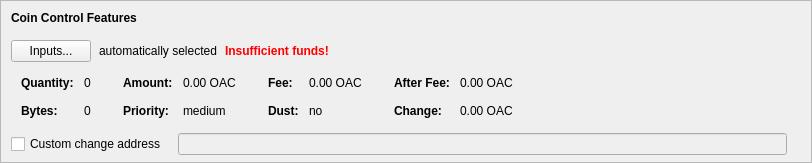
    <widget class="QFrame" name="frameCoinControl">
     <property name="sizePolicy">
      <sizepolicy hsizetype="Expanding" vsizetype="Expanding">
       <horstretch>0</horstretch>
       <verstretch>0</verstretch>
      </sizepolicy>
     </property>
     <property name="maximumSize">
      <size>
       <width>16777215</width>
       <height>16777215</height>
      </size>
     </property>
     <property name="frameShape">
      <enum>QFrame::StyledPanel</enum>
     </property>
     <property name="frameShadow">
      <enum>QFrame::Sunken</enum>
     </property>
     <layout class="QVBoxLayout" name="verticalLayoutCoinControl2">
      <property name="spacing">
       <number>0</number>
      </property>
      <property name="leftMargin">
       <number>0</number>
      </property>
      <property name="topMargin">
       <number>0</number>
      </property>
      <property name="rightMargin">
       <number>0</number>
      </property>
      <property name="bottomMargin">
       <number>6</number>
      </property>
      <item>
       <layout class="QVBoxLayout" name="verticalLayoutCoinControl" stretch="0,0,0,0,1">
        <property name="spacing">
         <number>0</number>
        </property>
        <property name="leftMargin">
         <number>10</number>
        </property>
        <property name="topMargin">
         <number>10</number>
        </property>
        <item>
         <layout class="QHBoxLayout" name="horizontalLayoutCoinControl1">
          <property name="bottomMargin">
           <number>15</number>
          </property>
          <item>
           <widget class="QLabel" name="labelCoinControlFeatures">
            <property name="sizePolicy">
             <sizepolicy hsizetype="Preferred" vsizetype="Maximum">
              <horstretch>0</horstretch>
              <verstretch>0</verstretch>
             </sizepolicy>
            </property>
            <property name="font">
             <font>
              <weight>75</weight>
              <bold>true</bold>
             </font>
            </property>
            <property name="styleSheet">
             <string notr="true">font-weight:bold;</string>
            </property>
            <property name="text">
             <string>Coin Control Features</string>
            </property>
           </widget>
          </item>
         </layout>
        </item>
        <item>
         <layout class="QHBoxLayout" name="horizontalLayoutCoinControl2" stretch="0,0,0,0">
          <property name="spacing">
           <number>8</number>
          </property>
          <property name="bottomMargin">
           <number>10</number>
          </property>
          <item>
           <widget class="QPushButton" name="pushButtonCoinControl">
            <property name="styleSheet">
             <string notr="true"/>
            </property>
            <property name="text">
             <string>Inputs...</string>
            </property>
            <property name="autoDefault">
             <bool>false</bool>
            </property>
           </widget>
          </item>
          <item>
           <widget class="QLabel" name="labelCoinControlAutomaticallySelected">
            <property name="text">
             <string>automatically selected</string>
            </property>
            <property name="margin">
             <number>5</number>
            </property>
           </widget>
          </item>
          <item>
           <widget class="QLabel" name="labelCoinControlInsuffFunds">
            <property name="font">
             <font>
              <weight>75</weight>
              <bold>true</bold>
             </font>
            </property>
            <property name="styleSheet">
             <string notr="true">color:red;font-weight:bold;</string>
            </property>
            <property name="text">
             <string>Insufficient funds!</string>
            </property>
            <property name="margin">
             <number>5</number>
            </property>
           </widget>
          </item>
          <item>
           <spacer name="horizontalSpacerCoinControl">
            <property name="orientation">
             <enum>Qt::Horizontal</enum>
            </property>
            <property name="sizeHint" stdset="0">
             <size>
              <width>40</width>
              <height>1</height>
             </size>
            </property>
           </spacer>
          </item>
         </layout>
        </item>
        <item>
         <widget class="QWidget" name="widgetCoinControl" native="true">
          <property name="sizePolicy">
           <sizepolicy hsizetype="Preferred" vsizetype="Preferred">
            <horstretch>0</horstretch>
            <verstretch>0</verstretch>
           </sizepolicy>
          </property>
          <property name="minimumSize">
           <size>
            <width>0</width>
            <height>0</height>
           </size>
          </property>
          <property name="styleSheet">
           <string notr="true"/>
          </property>
          <layout class="QHBoxLayout" name="horizontalLayoutCoinControl5">
           <property name="leftMargin">
            <number>0</number>
           </property>
           <property name="topMargin">
            <number>0</number>
           </property>
           <property name="rightMargin">
            <number>0</number>
           </property>
           <property name="bottomMargin">
            <number>0</number>
           </property>
           <item>
            <layout class="QHBoxLayout" name="horizontalLayoutCoinControl3" stretch="0,0,0,1">
             <property name="spacing">
              <number>20</number>
             </property>
             <property name="topMargin">
              <number>0</number>
             </property>
             <property name="bottomMargin">
              <number>10</number>
             </property>
             <item>
              <layout class="QFormLayout" name="formLayoutCoinControl1">
               <property name="horizontalSpacing">
                <number>10</number>
               </property>
               <property name="verticalSpacing">
                <number>14</number>
               </property>
               <property name="leftMargin">
                <number>10</number>
               </property>
               <property name="topMargin">
                <number>4</number>
               </property>
               <property name="rightMargin">
                <number>6</number>
               </property>
               <item row="0" column="0">
                <widget class="QLabel" name="labelCoinControlQuantityText">
                 <property name="font">
                  <font>
                   <weight>75</weight>
                   <bold>true</bold>
                  </font>
                 </property>
                 <property name="text">
                  <string>Quantity:</string>
                 </property>
                 <property name="margin">
                  <number>0</number>
                 </property>
                </widget>
               </item>
               <item row="0" column="1">
                <widget class="QLabel" name="labelCoinControlQuantity">
                 <property name="cursor">
                  <cursorShape>IBeamCursor</cursorShape>
                 </property>
                 <property name="contextMenuPolicy">
                  <enum>Qt::ActionsContextMenu</enum>
                 </property>
                 <property name="text">
                  <string notr="true">0</string>
                 </property>
                 <property name="margin">
                  <number>0</number>
                 </property>
                 <property name="textInteractionFlags">
                  <set>Qt::LinksAccessibleByMouse|Qt::TextSelectableByKeyboard|Qt::TextSelectableByMouse</set>
                 </property>
                </widget>
               </item>
               <item row="1" column="0">
                <widget class="QLabel" name="labelCoinControlBytesText">
                 <property name="font">
                  <font>
                   <weight>75</weight>
                   <bold>true</bold>
                  </font>
                 </property>
                 <property name="text">
                  <string>Bytes:</string>
                 </property>
                </widget>
               </item>
               <item row="1" column="1">
                <widget class="QLabel" name="labelCoinControlBytes">
                 <property name="cursor">
                  <cursorShape>IBeamCursor</cursorShape>
                 </property>
                 <property name="contextMenuPolicy">
                  <enum>Qt::ActionsContextMenu</enum>
                 </property>
                 <property name="text">
                  <string notr="true">0</string>
                 </property>
                 <property name="textInteractionFlags">
                  <set>Qt::LinksAccessibleByMouse|Qt::TextSelectableByKeyboard|Qt::TextSelectableByMouse</set>
                 </property>
                </widget>
               </item>
              </layout>
             </item>
             <item>
              <layout class="QFormLayout" name="formLayoutCoinControl2">
               <property name="horizontalSpacing">
                <number>10</number>
               </property>
               <property name="verticalSpacing">
                <number>14</number>
               </property>
               <property name="leftMargin">
                <number>6</number>
               </property>
               <property name="topMargin">
                <number>4</number>
               </property>
               <property name="rightMargin">
                <number>6</number>
               </property>
               <item row="0" column="0">
                <widget class="QLabel" name="labelCoinControlAmountText">
                 <property name="font">
                  <font>
                   <weight>75</weight>
                   <bold>true</bold>
                  </font>
                 </property>
                 <property name="text">
                  <string>Amount:</string>
                 </property>
                 <property name="margin">
                  <number>0</number>
                 </property>
                </widget>
               </item>
               <item row="0" column="1">
                <widget class="QLabel" name="labelCoinControlAmount">
                 <property name="cursor">
                  <cursorShape>IBeamCursor</cursorShape>
                 </property>
                 <property name="contextMenuPolicy">
                  <enum>Qt::ActionsContextMenu</enum>
                 </property>
                 <property name="text">
                  <string notr="true">0.00 OAC</string>
                 </property>
                 <property name="textInteractionFlags">
                  <set>Qt::LinksAccessibleByMouse|Qt::TextSelectableByKeyboard|Qt::TextSelectableByMouse</set>
                 </property>
                </widget>
               </item>
               <item row="1" column="0">
                <widget class="QLabel" name="labelCoinControlPriorityText">
                 <property name="font">
                  <font>
                   <weight>75</weight>
                   <bold>true</bold>
                  </font>
                 </property>
                 <property name="text">
                  <string>Priority:</string>
                 </property>
                </widget>
               </item>
               <item row="1" column="1">
                <widget class="QLabel" name="labelCoinControlPriority">
                 <property name="cursor">
                  <cursorShape>IBeamCursor</cursorShape>
                 </property>
                 <property name="contextMenuPolicy">
                  <enum>Qt::ActionsContextMenu</enum>
                 </property>
                 <property name="text">
                  <string notr="true">medium</string>
                 </property>
                 <property name="textInteractionFlags">
                  <set>Qt::LinksAccessibleByMouse|Qt::TextSelectableByKeyboard|Qt::TextSelectableByMouse</set>
                 </property>
                </widget>
               </item>
              </layout>
             </item>
             <item>
              <layout class="QFormLayout" name="formLayoutCoinControl3">
               <property name="horizontalSpacing">
                <number>10</number>
               </property>
               <property name="verticalSpacing">
                <number>14</number>
               </property>
               <property name="leftMargin">
                <number>6</number>
               </property>
               <property name="topMargin">
                <number>4</number>
               </property>
               <property name="rightMargin">
                <number>6</number>
               </property>
               <item row="0" column="0">
                <widget class="QLabel" name="labelCoinControlFeeText">
                 <property name="font">
                  <font>
                   <weight>75</weight>
                   <bold>true</bold>
                  </font>
                 </property>
                 <property name="text">
                  <string>Fee:</string>
                 </property>
                 <property name="margin">
                  <number>0</number>
                 </property>
                </widget>
               </item>
               <item row="0" column="1">
                <widget class="QLabel" name="labelCoinControlFee">
                 <property name="cursor">
                  <cursorShape>IBeamCursor</cursorShape>
                 </property>
                 <property name="contextMenuPolicy">
                  <enum>Qt::ActionsContextMenu</enum>
                 </property>
                 <property name="text">
                  <string notr="true">0.00 OAC</string>
                 </property>
                 <property name="textInteractionFlags">
                  <set>Qt::LinksAccessibleByMouse|Qt::TextSelectableByKeyboard|Qt::TextSelectableByMouse</set>
                 </property>
                </widget>
               </item>
               <item row="1" column="0">
                <widget class="QLabel" name="labelCoinControlLowOutputText">
                 <property name="font">
                  <font>
                   <weight>75</weight>
                   <bold>true</bold>
                  </font>
                 </property>
                 <property name="text">
                  <string>Dust:</string>
                 </property>
                </widget>
               </item>
               <item row="1" column="1">
                <widget class="QLabel" name="labelCoinControlLowOutput">
                 <property name="cursor">
                  <cursorShape>IBeamCursor</cursorShape>
                 </property>
                 <property name="contextMenuPolicy">
                  <enum>Qt::ActionsContextMenu</enum>
                 </property>
                 <property name="text">
                  <string notr="true">no</string>
                 </property>
                 <property name="textInteractionFlags">
                  <set>Qt::LinksAccessibleByMouse|Qt::TextSelectableByKeyboard|Qt::TextSelectableByMouse</set>
                 </property>
                </widget>
               </item>
              </layout>
             </item>
             <item>
              <layout class="QFormLayout" name="formLayoutCoinControl4">
               <property name="horizontalSpacing">
                <number>10</number>
               </property>
               <property name="verticalSpacing">
                <number>14</number>
               </property>
               <property name="leftMargin">
                <number>6</number>
               </property>
               <property name="topMargin">
                <number>4</number>
               </property>
               <property name="rightMargin">
                <number>6</number>
               </property>
               <item row="0" column="0">
                <widget class="QLabel" name="labelCoinControlAfterFeeText">
                 <property name="font">
                  <font>
                   <weight>75</weight>
                   <bold>true</bold>
                  </font>
                 </property>
                 <property name="text">
                  <string>After Fee:</string>
                 </property>
                 <property name="margin">
                  <number>0</number>
                 </property>
                </widget>
               </item>
               <item row="0" column="1">
                <widget class="QLabel" name="labelCoinControlAfterFee">
                 <property name="cursor">
                  <cursorShape>IBeamCursor</cursorShape>
                 </property>
                 <property name="contextMenuPolicy">
                  <enum>Qt::ActionsContextMenu</enum>
                 </property>
                 <property name="text">
                  <string notr="true">0.00 OAC</string>
                 </property>
                 <property name="textInteractionFlags">
                  <set>Qt::LinksAccessibleByMouse|Qt::TextSelectableByKeyboard|Qt::TextSelectableByMouse</set>
                 </property>
                </widget>
               </item>
               <item row="1" column="0">
                <widget class="QLabel" name="labelCoinControlChangeText">
                 <property name="font">
                  <font>
                   <weight>75</weight>
                   <bold>true</bold>
                  </font>
                 </property>
                 <property name="text">
                  <string>Change:</string>
                 </property>
                </widget>
               </item>
               <item row="1" column="1">
                <widget class="QLabel" name="labelCoinControlChange">
                 <property name="cursor">
                  <cursorShape>IBeamCursor</cursorShape>
                 </property>
                 <property name="contextMenuPolicy">
                  <enum>Qt::ActionsContextMenu</enum>
                 </property>
                 <property name="text">
                  <string notr="true">0.00 OAC</string>
                 </property>
                 <property name="textInteractionFlags">
                  <set>Qt::LinksAccessibleByMouse|Qt::TextSelectableByKeyboard|Qt::TextSelectableByMouse</set>
                 </property>
                </widget>
               </item>
              </layout>
             </item>
            </layout>
           </item>
          </layout>
         </widget>
        </item>
        <item>
         <layout class="QHBoxLayout" name="horizontalLayoutCoinControl4" stretch="0,0,0">
          <property name="spacing">
           <number>12</number>
          </property>
          <property name="sizeConstraint">
           <enum>QLayout::SetDefaultConstraint</enum>
          </property>
          <property name="topMargin">
           <number>5</number>
          </property>
          <property name="rightMargin">
           <number>5</number>
          </property>
          <item>
           <widget class="QCheckBox" name="checkBoxCoinControlChange">
            <property name="toolTip">
             <string>If this is activated, but the change address is empty or invalid, change will be sent to a newly generated address.</string>
            </property>
            <property name="text">
             <string>Custom change address</string>
            </property>
           </widget>
          </item>
          <item>
           <widget class="QValidatedLineEdit" name="lineEditCoinControlChange">
            <property name="enabled">
             <bool>false</bool>
            </property>
            <property name="sizePolicy">
             <sizepolicy hsizetype="Expanding" vsizetype="Fixed">
              <horstretch>0</horstretch>
              <verstretch>0</verstretch>
             </sizepolicy>
            </property>
           </widget>
          </item>
          <item>
           <widget class="QLabel" name="labelCoinControlChangeLabel">
            <property name="sizePolicy">
             <sizepolicy hsizetype="Preferred" vsizetype="Expanding">
              <horstretch>0</horstretch>
              <verstretch>0</verstretch>
             </sizepolicy>
            </property>
            <property name="minimumSize">
             <size>
              <width>0</width>
              <height>0</height>
             </size>
            </property>
            <property name="text">
             <string/>
            </property>
            <property name="margin">
             <number>3</number>
            </property>
           </widget>
          </item>
         </layout>
        </item>
        <item>
         <spacer name="verticalSpacerCoinControl">
          <property name="orientation">
           <enum>Qt::Vertical</enum>
          </property>
          <property name="sizeHint" stdset="0">
           <size>
            <width>800</width>
            <height>1</height>
           </size>
          </property>
         </spacer>
        </item>
       </layout>
      </item>
     </layout>
    </widget>
